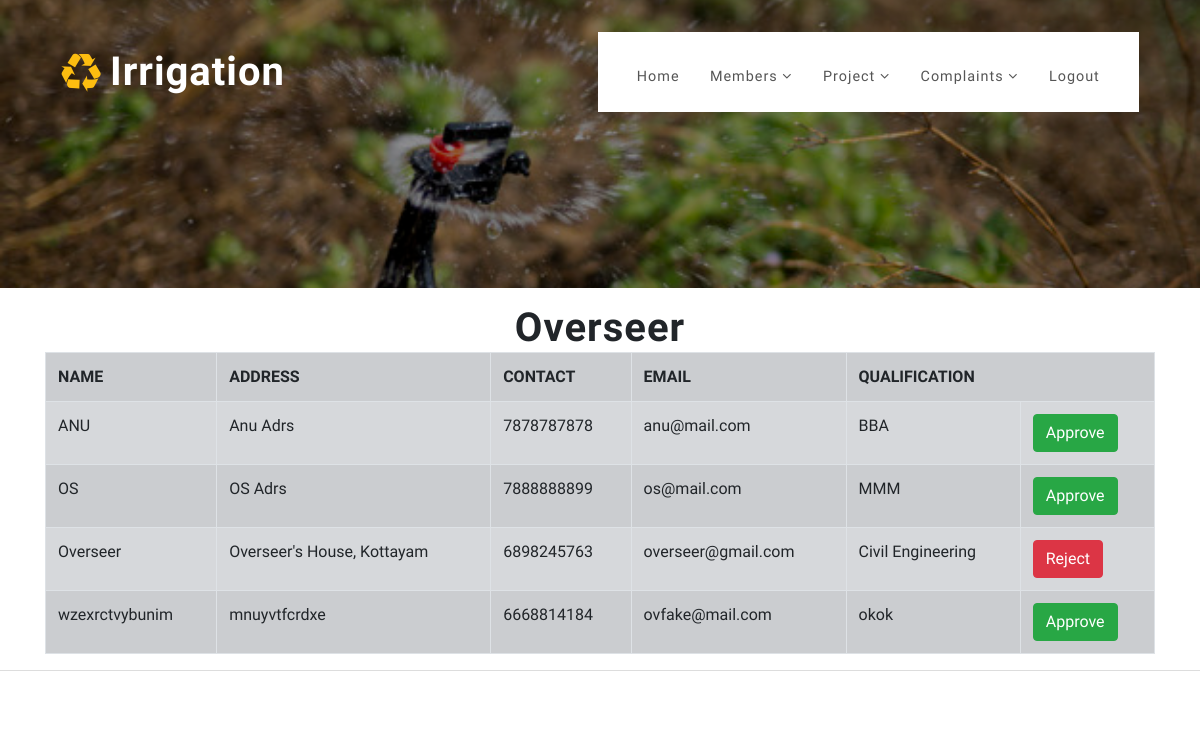
The page /adminoverseer on the database its author committed.
### irrigationapp/models.py (models this page shows)
class Overseer(models.Model):
    name = models.CharField(max_length=50)
    phone = models.CharField(max_length=20)
    email = models.EmailField()
    address = models.CharField(max_length=50)
    qualification = models.CharField(max_length=50)
    user = models.ForeignKey(CustomUser, on_delete=models.CASCADE)

### irrigationapp/views.py (the view)
# urls.py: path('adminoverseer', views.adminoverseer, name='adminoverseer'),
def adminoverseer(request):
    data = Overseer.objects.filter()
    return render(request, "adminoverseer.html", {"data": data})

### template/adminoverseer.html (shortened to what this page needs)
{% extends 'adminbase.html' %} {% block content %}
<div class="container">
	<h1 class="text-center mt-3">Overseer</h1>
	<table class="table table-bordered table-striped table-secondary table-hover ">
		<tr>
			<th>NAME</th>
			<th>ADDRESS</th>
			<th>CONTACT</th>
			<th>EMAIL</th>
			<th colspan="3">QUALIFICATION</th>
		</tr>
		{% for d in data %}
		<tr>
			<td>{{d.name}}</td>
			<td>{{d.address}}</td>
			<td>{{d.phone}}</td>
			<td>{{d.email}}</td>
			<td>{{d.qualification}}</td>
			<td>
				{% if d.user.is_active %}
				<a href="/adminapproveuser?id={{d.user_id}}&status=0&url=/adminoverseer"
					class="btn btn-danger">Reject</a
				>
				{% else %}
				<a href="/adminapproveuser?id={{d.user_id}}&status=1&url=/adminoverseer"
					class="btn btn-success">Approve</a
				>
				{% endif %}
			</td>
		</tr>
		{% endfor %}
	</table>
</div>
{% endblock %}

### irrigationapp/static/css/style.css (style rules this page uses)
html, body { margin: 0; font-size: 100%; background: #fff; scroll-behavior: smooth; font-family: 'Catamaran', sans-serif; }
body a { text-decoration: none; transition: 0.5s all; -webkit-transition: 0.5s all; -moz-transition: 0.5s all; -o-transition: 0.5s all; -ms-transition: 0.5s all; }
h1, h2, h3, h4, h5, h6 { margin: 0; letter-spacing: 1px; font-weight: 600; font-family: 'Catamaran', sans-serif; }

### template/adminoverseer.html (style rules this page uses)
th, td { padding: 10px; }

### rows shown on the page
Overseer: name "ANU", address "Anu Adrs", phone "7878787878", email "anu@mail.com", qualification "BBA"
Overseer: name "OS", address "OS Adrs", phone "7888888899", email "os@mail.com", qualification "MMM"
Overseer: name "Overseer", address "Overseer's House, Kottayam", phone "6898245763", email "overseer@gmail.com", qualification "Civil Engineering"
Overseer: name "wzexrctvybunim", address "mnuyvtfcrdxe", phone "6668814184", email "ovfake@mail.com", qualification "okok"
